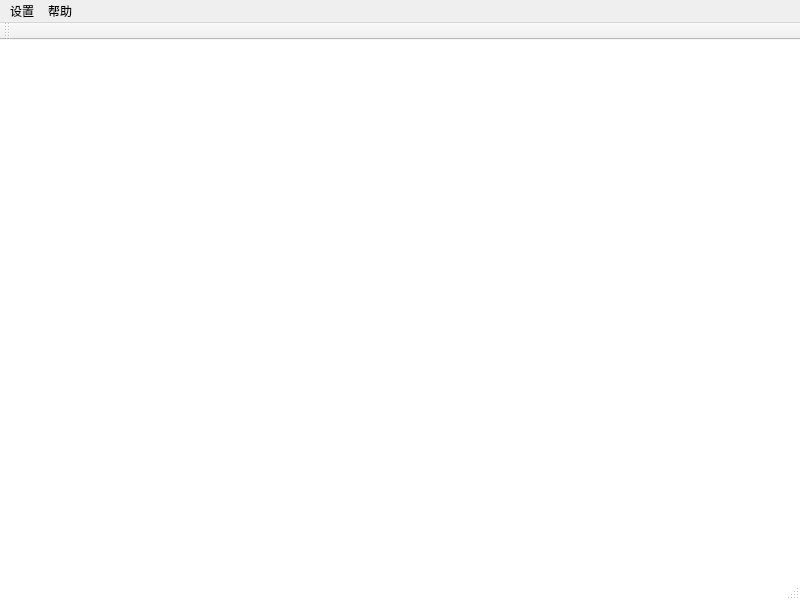
<?xml version="1.0" encoding="UTF-8"?>
<ui version="4.0">
 <class>CMainWindow</class>
 <widget class="QMainWindow" name="CMainWindow">
  <property name="geometry">
   <rect>
    <x>0</x>
    <y>0</y>
    <width>800</width>
    <height>600</height>
   </rect>
  </property>
  <property name="sizePolicy">
   <sizepolicy hsizetype="Minimum" vsizetype="Minimum">
    <horstretch>0</horstretch>
    <verstretch>0</verstretch>
   </sizepolicy>
  </property>
  <property name="windowTitle">
   <string>SuperDT</string>
  </property>
  <property name="styleSheet">
   <string notr="true">QMainWindow{	
	background-color: rgb(255, 255, 255);
}</string>
  </property>
  <widget class="QWidget" name="centralwidget">
   <layout class="QGridLayout" name="gridLayout">
    <item row="0" column="0">
     <widget class="VWindowSplitter" name="vwindowsplitter" native="true"/>
    </item>
   </layout>
  </widget>
  <widget class="QMenuBar" name="menubar">
   <property name="geometry">
    <rect>
     <x>0</x>
     <y>0</y>
     <width>800</width>
     <height>19</height>
    </rect>
   </property>
   <widget class="QMenu" name="menu_settings">
    <property name="title">
     <string>设置</string>
    </property>
    <addaction name="action_preference"/>
    <addaction name="action_skin"/>
   </widget>
   <widget class="QMenu" name="menu_help">
    <property name="title">
     <string>帮助</string>
    </property>
    <addaction name="action_wave"/>
    <addaction name="action_ascii"/>
    <addaction name="separator"/>
    <addaction name="action_about"/>
   </widget>
   <addaction name="menu_settings"/>
   <addaction name="menu_help"/>
  </widget>
  <widget class="QStatusBar" name="statusbar"/>
  <widget class="QToolBar" name="toolBar">
   <property name="windowTitle">
    <string>toolBar</string>
   </property>
   <attribute name="toolBarArea">
    <enum>TopToolBarArea</enum>
   </attribute>
   <attribute name="toolBarBreak">
    <bool>false</bool>
   </attribute>
  </widget>
  <action name="action_preference">
   <property name="text">
    <string>首选项</string>
   </property>
  </action>
  <action name="action_about">
   <property name="text">
    <string>关于</string>
   </property>
  </action>
  <action name="action_ver">
   <property name="icon">
    <iconset>
     <normaloff>:/UI/hor_n.png</normaloff>
     <normalon>:/UI/hor_c.png</normalon>:/UI/hor_n.png</iconset>
   </property>
   <property name="text">
    <string>水平分屏</string>
   </property>
   <property name="toolTip">
    <string>水平分屏</string>
   </property>
   <property name="shortcut">
    <string>Ctrl+V</string>
   </property>
  </action>
  <action name="action_hor">
   <property name="checkable">
    <bool>false</bool>
   </property>
   <property name="icon">
    <iconset>
     <normaloff>:/UI/ver_n.png</normaloff>
     <normalon>:/UI/ver_c.png</normalon>:/UI/ver_n.png</iconset>
   </property>
   <property name="text">
    <string>垂直分屏</string>
   </property>
   <property name="toolTip">
    <string>垂直分屏</string>
   </property>
   <property name="shortcut">
    <string>Ctrl+H</string>
   </property>
  </action>
  <action name="action_close">
   <property name="icon">
    <iconset>
     <normaloff>:/UI/close_n.png</normaloff>
     <normalon>:/UI/close_c.png</normalon>
     <activeon>:/UI/close_c.png</activeon>:/UI/close_n.png</iconset>
   </property>
   <property name="text">
    <string>关闭窗口</string>
   </property>
   <property name="toolTip">
    <string>关闭窗口</string>
   </property>
  </action>
  <action name="action_wave">
   <property name="text">
    <string>波形协议</string>
   </property>
  </action>
  <action name="action_ascii">
   <property name="text">
    <string>ASCII对照表</string>
   </property>
  </action>
  <action name="action_wx">
   <property name="text">
    <string>微信</string>
   </property>
  </action>
  <action name="action_list">
   <property name="text">
    <string>贡献榜</string>
   </property>
  </action>
  <action name="action_zfb">
   <property name="text">
    <string>支付宝</string>
   </property>
  </action>
  <action name="action_skin">
   <property name="text">
    <string>皮肤</string>
   </property>
  </action>
 </widget>
 <customwidgets>
  <customwidget>
   <class>VWindowSplitter</class>
   <extends>QWidget</extends>
   <header>vwindowsplitter.h</header>
   <container>1</container>
  </customwidget>
 </customwidgets>
 <resources/>
 <connections/>
</ui>
